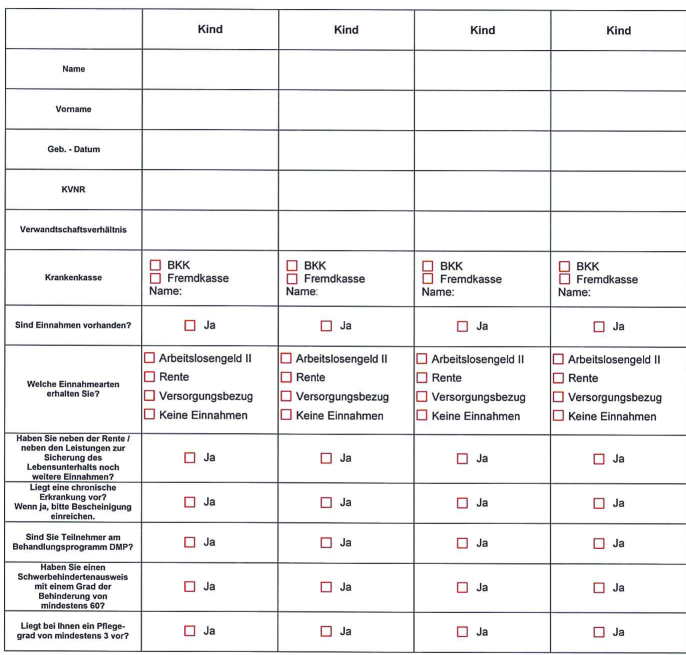
#> input picture tables/1.png, 2058 x 1963 px (shown at 1/3 size); its folder holds only this picture in this run
$ python check_photo.py   (older library calls are emulated)
#> lines starting #> are read from the running program, lines starting #| are printed output that depends on the picture; after the words box and inside, x2 and y2 are one past the last pixel; in counts of white or black regions, pixels touching at a corner belong together
### detect.py
import cv2
import numpy as np
import pandas as pd
import matplotlib.pyplot as plt
import os


def detect_box(image, config):
    mask = np.zeros(image.shape, dtype=np.uint8)
    mask_2 = mask.copy()
    gray_scale=cv2.cvtColor(image,cv2.COLOR_BGR2GRAY)

    thresh = cv2.threshold(gray_scale, 0, 255, cv2.THRESH_BINARY_INV + cv2.THRESH_OTSU)[1]

    # Detect the grid boarder
    cnts = cv2.findContours(thresh, cv2.RETR_EXTERNAL, cv2.CHAIN_APPROX_SIMPLE)
    cnts = cnts[0] if len(cnts) == 2 else cnts[1]
    for c in cnts:
        area = cv2.contourArea(c)
        if area > 100000:
            cv2.drawContours(mask, [c], -1, (255,255,255), -1)
            cv2.drawContours(mask_2, [c], -1, (255,255,255), 10)

    mask = cv2.cvtColor(mask, cv2.COLOR_BGR2GRAY)
    mask_2 = cv2.cvtColor(mask_2, cv2.COLOR_BGR2GRAY)
    filled_mask = mask_2.copy()
    mask = cv2.bitwise_and(mask, thresh)


    # Find horizontal line
    kernal_h = cv2.getStructuringElement(cv2.MORPH_RECT, (55,1))
    detect_horizontal = cv2.morphologyEx(mask, cv2.MORPH_OPEN, kernal_h, iterations=1)
    detect_horizontal = cv2.dilate(detect_horizontal, kernal_h, iterations = 5)
    lines = cv2.HoughLinesP(detect_horizontal, config['HOUGHLINES']['RHO'], config['HOUGHLINES']['THETA'],
                            config['HOUGHLINES']['THRESHOLD'], np.array([]),
                        config['HOUGHLINES']['HORIZONTAL_MIN_LINE_LENGTH'], config['HOUGHLINES']['MAX_LINE_GAP'])

    # Draw horizontal lines
    for line in lines:
        for x1,y1,x2,y2 in line:
            cv2.line(filled_mask,(x1,y1),(x2,y2),(128,128,128),3)

    # Find vertical lines
    kernal_v = cv2.getStructuringElement(cv2.MORPH_RECT, (1,55))
    detect_vertical = cv2.morphologyEx(mask, cv2.MORPH_OPEN, kernal_v, iterations=2)
    detect_vertical = cv2.dilate(detect_vertical, kernal_v, iterations = 10)
    lines = cv2.HoughLinesP(detect_vertical, config['HOUGHLINES']['RHO'], config['HOUGHLINES']['THETA'],
                            config['HOUGHLINES']['THRESHOLD'], np.array([]),
                        config['HOUGHLINES']['VERTICAL_MIN_LINE_LENGTH'], config['HOUGHLINES']['MAX_LINE_GAP'])

    # Draw vertical lines
    for line in lines:
        for x1,y1,x2,y2 in line:
            cv2.line(filled_mask,(x1,y1),(x2,y2),(128,128,128),3)

    img_bin_final = cv2.bitwise_and(mask, filled_mask)
    img_bin_final = cv2.threshold(img_bin_final, 128, 255, cv2.THRESH_BINARY_INV + cv2.THRESH_OTSU)[1]
    final_kernel=np.ones((3,3), np.uint8)
    img_bin_final=cv2.dilate(~img_bin_final,final_kernel,iterations=5)

    ret, labels, stats,centroids = cv2.connectedComponentsWithStats(~img_bin_final, connectivity=8, ltype=cv2.CV_32S)
    for x,y,w,h,area in stats:
            image_temp = image.copy()
            cv2.rectangle(image_temp,(x,y),(x+w,y+h),(255,0,0), 5)

    stats = stats[2:]
    stats = sorted(stats.tolist(), key=lambda b:b[1], reverse=False)

    #Creating a list of heights for all detected boxes
    heights = [stats[i][3] for i in range(len(stats))]
    mean = np.mean(heights)

    #Creating two lists to define row and column in which cell is located
    row=[]
    column=[]
    #Sorting the boxes to their respective row and column
    box = stats
    for i in range(len(box)):
        if(i==0):
            column.append(box[i])
            previous=box[i]
        else:
            if(box[i][1]<=previous[1]+mean/2):
                column.append(box[i])
                previous=box[i]
                if(i==len(box)-1):
                    column.sort(key= lambda row: (row[0]))
                    row.append(column)
            else:
                column.sort(key= lambda row: (row[0]))
                row.append(column)
                column=[]
                previous = box[i]
                column.append(box[i])

    return row,labels


# [3 lines that do not run on import are left out]

### check_photo.py
import cv2
import numpy as np
import pandas as pd
import matplotlib.pyplot as plt
import os
from detect import detect_box
from extract_cells import TableAnalysis

def check_every_photo(folder_dir, config):
#> called with folder_dir = 'tables'
    config = config
    incorrect = []
    png_file = 0
    for file in os.listdir(folder_dir):
        if(file.endswith('.png')):
            png_file += 1
            image_path = f'{folder_dir}/{file}'
            image = cv2.imread(image_path)
#> image is the input picture: shape (1963, 2058, 3); mean B, G, R 240.5, 239.9, 240.5
            image_width = image.shape[0]
            image_height = image.shape[1]
            stats, labels = detect_box(image, config)
#> in detect_box, `thresh = cv2.threshold(gray_scale, 0, 255, cv2.THRESH_BINARY_INV + cv2..`:
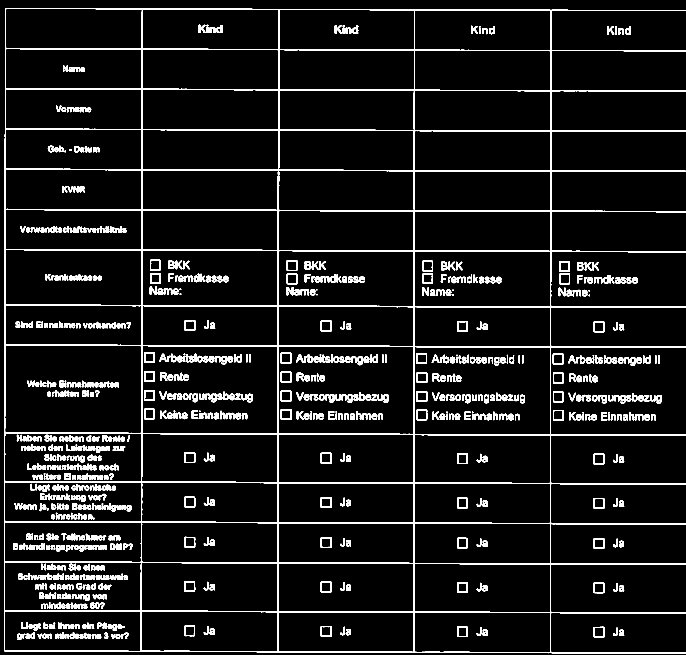
#> thresh: shape (1963, 2058) (shown at 1/3 size); 7.4% white; 833 white regions (22 under 20 px)
#> in detect_box, `cnts = cv2.findContours(thresh, cv2.RETR_EXTERNAL, cv2.CHAIN_APPROX_SI..`: cnts = 104 contours, 5 with area under 20; largest, box (x1, y1, x2, y2) and area: (12, 24, 2058, 1961) 3179223, (1677, 783, 1710, 816) 1018, (1781, 964, 1814, 997) 1006, (1658, 1060, 1691, 1093) 990, (1781, 1494, 1814, 1527) 990
#> the loop in detect_box, `for c in cnts:` made 104 passes
#> area on passes 1 to 8: 193, 124.5, 985.5, 195, 126, 981.5, 199.5, 131
#> after the loop in detect_box, `for c in cnts:`:
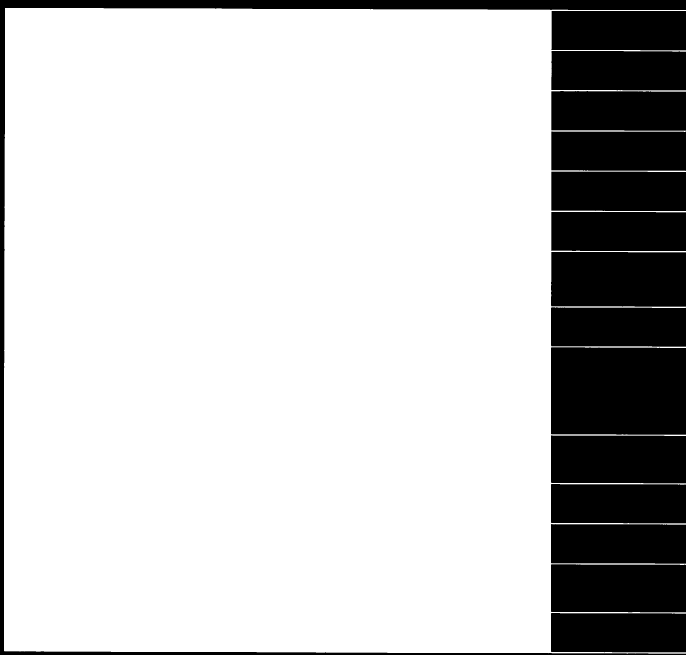
#> mask: shape (1963, 2058, 3) (shown at 1/3 size); 78.9% white; 15 black regions, largest, box (x1, y1, x2, y2) and area: (1653, 1042, 2058, 1304) 105522, (0, 0, 2058, 1963) 92029, (1653, 756, 2058, 920) 65890
#> in detect_box, `lines = cv2.HoughLinesP(detect_horizontal, config['HOUGHLINES']['RHO']..`: lines = 149 rows, first 6: [18, 148, 1298, 148], [30, 1688, 1362, 1688], [762, 150, 2055, 150], [567, 270, 1984, 270], [621, 1303, 1983, 1303], [297, 918, 1676, 918]
#> the loop in detect_box, `for line in lines:` made 149 passes
#> after the loop in detect_box, `for line in lines:`:
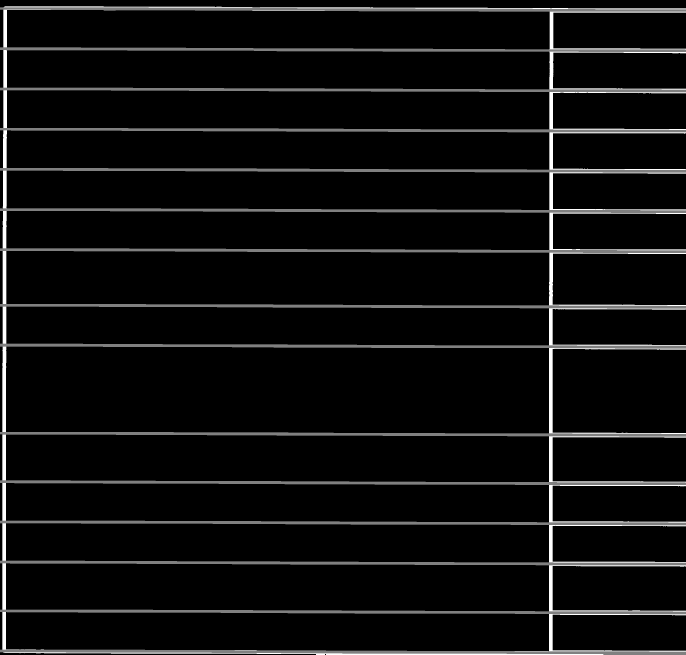
#> filled_mask: shape (1963, 2058) (shown at 1/3 size); min 0, max 255, mean 13.3
#> in detect_box, `kernal_v = cv2.getStructuringElement(cv2.MORPH_RECT, (1,55))`: kernal_v = 55 values from 1 to 1
#> in detect_box, `detect_vertical = cv2.dilate(detect_vertical, kernal_v, iterations = 10)`:
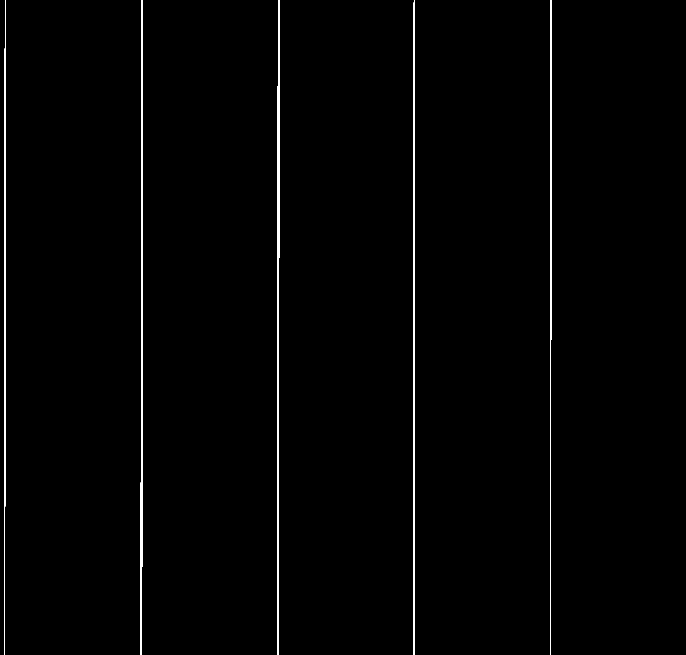
#> detect_vertical: shape (1963, 2058) (shown at 1/3 size); 1% white; 5 white regions, box (x1, y1, x2, y2) and area: (832, 0, 838, 1963) 8911, (422, 0, 429, 1963) 8878, (1240, 0, 1245, 1963) 8255, (12, 0, 18, 1963) 8115, (1650, 0, 1655, 1963) 7102
#> in detect_box, `lines = cv2.HoughLinesP(detect_vertical, config['HOUGHLINES']['RHO'], ..`: lines = 26 rows, first 6: [14, 1962, 14, 145], [834, 1962, 834, 0], [835, 1953, 835, 0], [1244, 1184, 1244, 0], [424, 1962, 424, 236], [425, 1962, 425, 0]
#> the loop in detect_box, `for line in lines:` made 26 passes
#> after the loop in detect_box, `for line in lines:`:
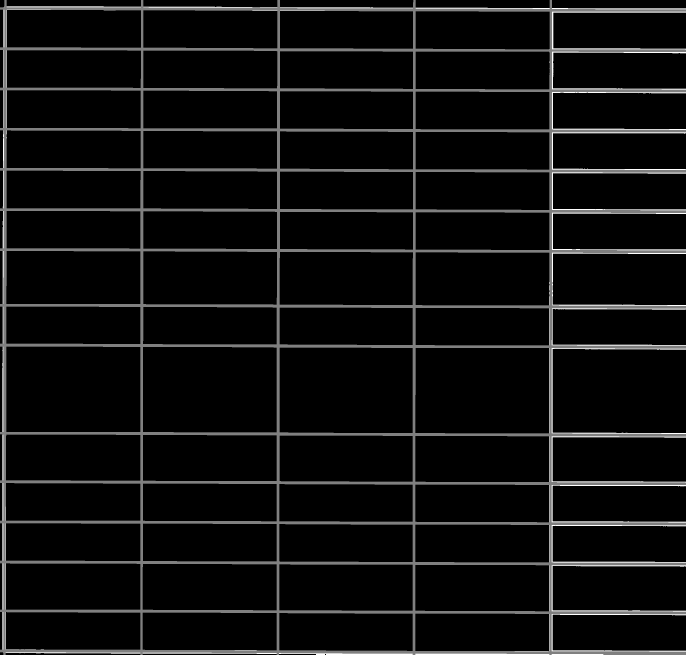
#> filled_mask: shape (1963, 2058) (shown at 1/3 size); 1.83% of pixels changed, all inside (x1, y1, x2, y2) = (10, 0, 1656, 1963)
#> in detect_box, `ret, labels, stats,centroids = cv2.connectedComponentsWithStats(~img_b..`:
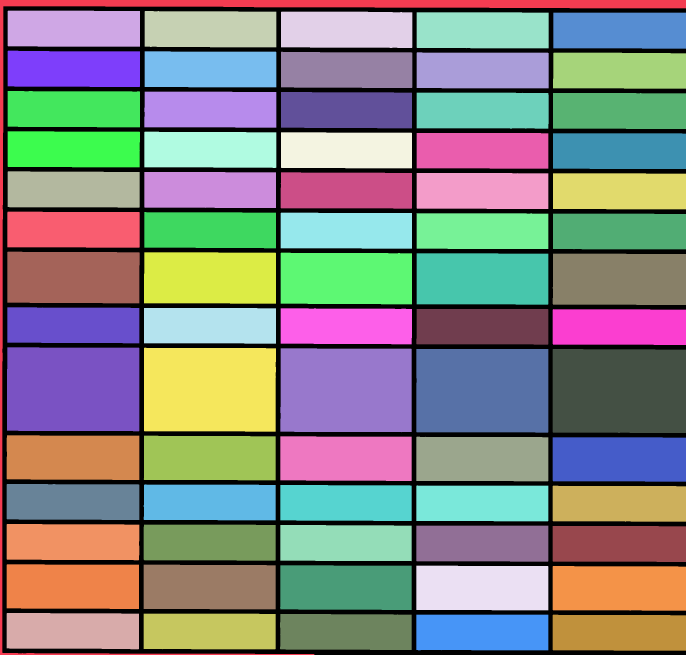
#> labels: shape (1963, 2058) int32 (shown at 1/3 size); 72 distinct labels, from 0 to 71; one colour per label, 0 black
#> in detect_box, `ret, labels, stats,centroids = cv2.connectedComponentsWithStats(~img_b..`: ret = 72; stats = 72 rows, first 6: [7, 19, 2051, 1944, 538130], [0, 0, 2058, 1963, 63156], [23, 32, 397, 108, 42646], [434, 33, 395, 109, 42349], [843, 35, 394, 109, 42329], [1250, 37, 396, 108, 42527]; centroids = 72 pairs, first value 217.9 to 1858.9, second value 85.56 to 1897.8
#> the loop in detect_box, `for x,y,w,h,area in stats:` made 72 passes
#> in detect_box, `stats = stats[2:]`: stats = 70 rows, first 6: [23, 32, 397, 108, 42646], [434, 33, 395, 109, 42349], [843, 35, 394, 109, 42329], [1250, 37, 396, 108, 42527], [1660, 38, 398, 108, 42718], [23, 152, 397, 109, 42368]
#> in detect_box, `stats = sorted(stats.tolist(), key=lambda b:b[1], reverse=False)`: stats = 70 items, first 6: [23, 32, 397, 108, 42646], [434, 33, 395, 109, 42349], [843, 35, 394, 109, 42329], [1250, 37, 396, 108, 42527], [1660, 38, 398, 108, 42718], [23, 152, 397, 109, 42368]
#> in detect_box, `heights = [stats[i][3] for i in range(len(stats))]`: heights = 70 values, max 252 at index 40, min 107 at index 18, mean 125.4
#> in detect_box, `mean = np.mean(heights)`: mean = 125.4
#> in detect_box, `box = stats`: box has the same summary as stats
#> the loop in detect_box, `for i in range(len(box)):` made 70 passes
#> after the loop in detect_box, `for i in range(len(box)):`: row = 14 items
#> stats = 14 items
            count_boxes = 0
            for stat in stats:
                for x, y, w, h, area in stat:
                    if image_width*config["PERCENT_BOX_MAX_WIDTH"] > w > image_width*config["PERCENT_BOX_MIN_WIDTH"] \
                    and image_height*config["PERCENT_BOX_MAX_HEIGHT"] > h > image_height*config["PERCENT_BOX_MIN_HEIGHT"]:
                        cv2.rectangle(image,(x,y),(x+w,y+h),(255,0,0), 5)
                        count_boxes += 1
#> this loop made 14 passes
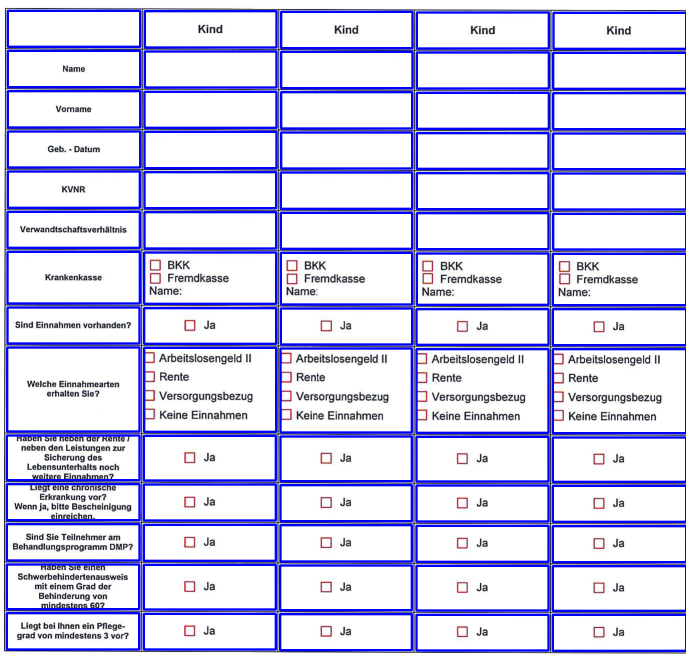
#> image: shape (1963, 2058, 3) (shown at 1/3 size); mean B, G, R 241, 208.7, 209.3
#> after the loop, count_boxes = 70
            print(f'File name: {file}')
            print(f'Number of boxes: {count_boxes}')
#| Number of boxes: 70
            if count_boxes % 5 == 0:
                print('Correct')
            else:
                print('Incorrect')
                incorrect.append(file)
            print("\n=============\n")
    print(f"Incorrect photos: {incorrect}")
    mistake_percent = len(incorrect)*100/png_file
    print(f"Total Mistakes: {len(incorrect)}/{png_file}")
    print(f"Mistake percentage: {round(mistake_percent,2)}%")
    print(f"Incorrect photos: {incorrect}\nTotal Mistakes: {len(incorrect)}/{png_file}\nMistake percentage: {round(mistake_percent,2)}%", file=open("incorrect.txt", 'w'))

if __name__ == '__main__':
    config = TableAnalysis.config
    folder_dir = 'tables'
    check_every_photo(folder_dir, config)

$ run again, on tables/10.png
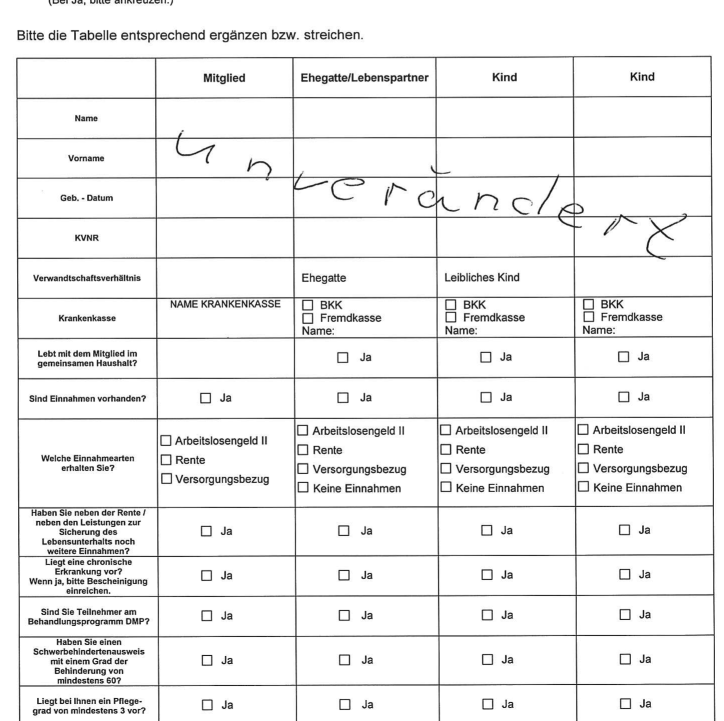
#> input picture tables/10.png, 2170 x 2162 px (shown at 1/3 size)
#> in check_every_photo, image is the input picture: shape (2162, 2170, 3); min 0, max 255, mean 239.8
#> thresh: shape (2162, 2170); 7.4% white; 1002 white regions (35 under 20 px)
#> cnts = 134 contours, 9 with area under 20; largest, box (x1, y1, x2, y2) and area: (49, 167, 2146, 2162) 3935143, (1018, 2097, 1052, 2130) 1029, (1447, 2096, 1480, 2129) 1017, (1860, 2095, 1893, 2127) 990, (605, 2098, 638, 2131) 988
#> the loop in detect_box, `for c in cnts:` made 134 passes
#> area on passes 1 to 8: 143.5, 84.5, 91.5, 107, 110, 93.5, 107, 101.5
#> in detect_box, `lines = cv2.HoughLinesP(detect_horizontal, config['HOUGHLINES']['RHO']..`: lines = 139 rows, first 6: [1043, 1011, 2169, 1011], [0, 1256, 1325, 1256], [0, 2056, 1535, 2056], [516, 1667, 1865, 1667], [155, 1521, 1680, 1521], [407, 292, 1857, 292]
#> the loop in detect_box, `for line in lines:` made 139 passes
#> after the loop in detect_box, `for line in lines:`:
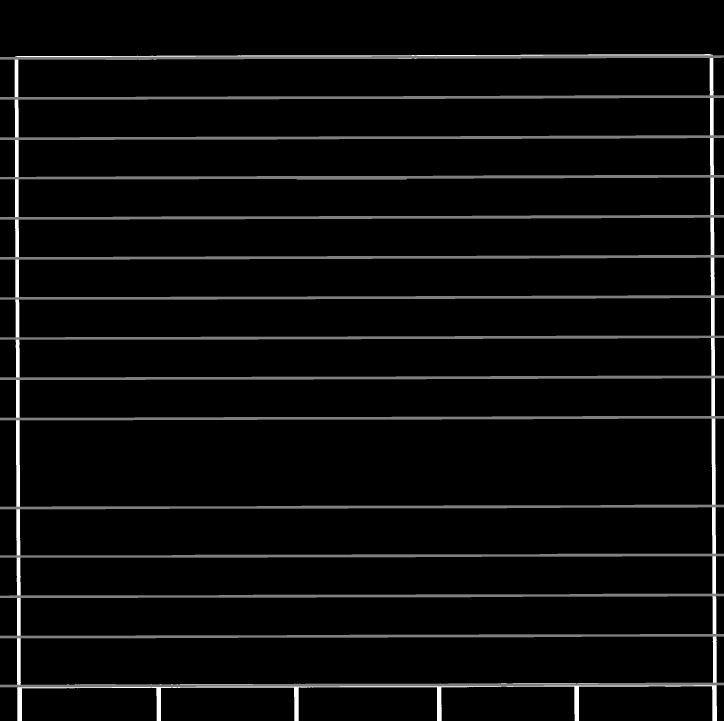
#> filled_mask: shape (2162, 2170) (shown at 1/3 size); min 0, max 255, mean 10.5
#> kernal_v = 55 values from 1 to 1
#> in detect_box, `lines = cv2.HoughLinesP(detect_vertical, config['HOUGHLINES']['RHO'], ..`: lines = 66 rows, first 6: [55, 1997, 55, 662], [54, 1883, 54, 410], [1313, 1932, 1313, 758], [2139, 1962, 2139, 778], [51, 1162, 51, 0], [882, 1559, 882, 348]
#> the loop in detect_box, `for line in lines:` made 66 passes
#> labels: shape (2162, 2170) int32; 77 distinct labels, from 0 to 76
#> in detect_box, `ret, labels, stats,centroids = cv2.connectedComponentsWithStats(~img_b..`: ret = 77; stats = 77 rows, first 6: [44, 162, 2107, 2000, 578640], [0, 0, 2170, 2162, 504090], [1315, 177, 398, 109, 42425], [1726, 176, 401, 108, 42566], [886, 179, 416, 107, 44231], [58, 181, 402, 107, 42864]; centroids = 77 pairs, first value 258.9 to 1936.8, second value 229.6 to 2112.7
#> the loop in detect_box, `for x,y,w,h,area in stats:` made 77 passes
#> in detect_box, `stats = stats[2:]`: stats = 75 rows, first 6: [1315, 177, 398, 109, 42425], [1726, 176, 401, 108, 42566], [886, 179, 416, 107, 44231], [58, 181, 402, 107, 42864], [474, 180, 398, 108, 42423], [1728, 296, 399, 109, 42599]
#> in detect_box, `stats = sorted(stats.tolist(), key=lambda b:b[1], reverse=False)`: stats = 75 items, first 6: [1726, 176, 401, 108, 42566], [1315, 177, 398, 109, 42425], [886, 179, 416, 107, 44231], [474, 180, 398, 108, 42423], [58, 181, 402, 107, 42864], [1728, 296, 399, 109, 42599]
#> heights = 75 values, max 255 at index 45, min 98 at index 74, mean 120.5
#> mean = 120.5
#> box has the same summary as stats
#> the loop in detect_box, `for i in range(len(box)):` made 75 passes
#> after the loop in detect_box, `for i in range(len(box)):`: row = 15 items
#> the loop in check_every_photo, `for stat in stats:` made 15 passes
#> after the loop in check_every_photo, `for stat in stats:`:
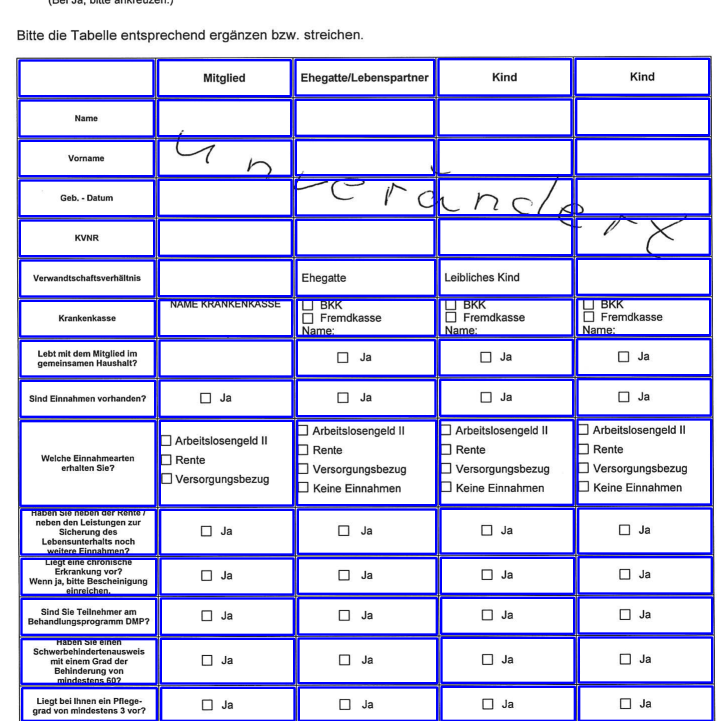
#> image: shape (2162, 2170, 3) (shown at 1/3 size); mean B, G, R 240.4, 211, 211
#> after the loop in check_every_photo, `for stat in stats:`: count_boxes = 75
#| Number of boxes: 75
